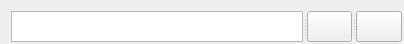
<?xml version="1.0" encoding="UTF-8"?>
<ui version="4.0">
 <class>Form_mulSelectFile</class>
 <widget class="QWidget" name="Form_mulSelectFile">
  <property name="geometry">
   <rect>
    <x>0</x>
    <y>0</y>
    <width>404</width>
    <height>44</height>
   </rect>
  </property>
  <property name="windowTitle">
   <string>Form</string>
  </property>
  <widget class="QSplitter" name="splitter">
   <property name="geometry">
    <rect>
     <x>11</x>
     <y>11</y>
     <width>391</width>
     <height>31</height>
    </rect>
   </property>
   <property name="orientation">
    <enum>Qt::Horizontal</enum>
   </property>
   <widget class="QTextBrowser" name="textBrowser_file"/>
   <widget class="QPushButton" name="pushButton_select">
    <property name="text">
     <string/>
    </property>
    <property name="icon">
     <iconset resource="rs.qrc">
      <normaloff>:/new/prefix1/resources/select.png</normaloff>:/new/prefix1/resources/select.png</iconset>
    </property>
   </widget>
   <widget class="QPushButton" name="pushButton_add">
    <property name="text">
     <string/>
    </property>
    <property name="icon">
     <iconset resource="rs.qrc">
      <normaloff>:/new/prefix1/resources/add.png</normaloff>:/new/prefix1/resources/add.png</iconset>
    </property>
   </widget>
  </widget>
 </widget>
 <resources>
  <include location="rs.qrc"/>
 </resources>
 <connections/>
</ui>
